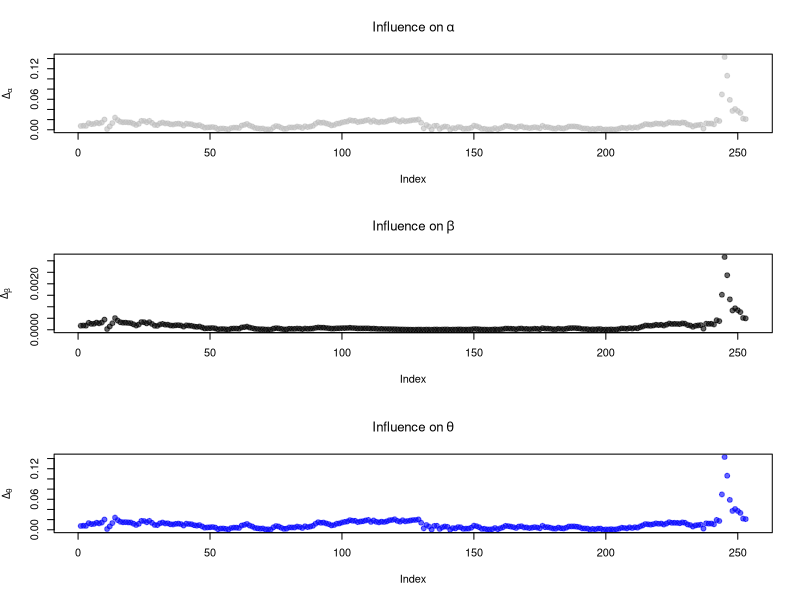

This chart was generated by the following R code:
# Load the GME dataset from the 'data' folder
gme_data <- read.csv("data/GME.csv", header=TRUE, stringsAsFactors=TRUE)

# Number of observations (trading days)
N = nrow(gme_data)

# Initialize a matrix to store influence values for alpha and beta
delta_theta = matrix(0, nrow = N, ncol = 2)

# Center Day_Num for better interpretation
gme_data$Day_Num <- gme_data$Day_Num - mean(gme_data$Day_Num)

# Define x and y for regression
x <- gme_data$Day_Num
y <- gme_data$Adj_Close

# Fit the full linear regression model
fit = lm(y ~ x, data = gme_data)

# Loop through each observation to calculate influence
for (i in 1:N) {
  # Fit the model excluding the ith observation
  fit.no.i = lm(Adj_Close ~ Day_Num, data = gme_data[-i, ])
  
  # Calculate the influence on alpha and beta: ||coeff - coeff[-i]||_1
  delta_theta[i, ] = abs(coef(fit) - coef(fit.no.i))
}

# Calculate total influence on theta: ||theta - theta[-i]||_1
delta2 = apply(delta_theta, 1, function(z) sqrt(sum(z^2)))

# Set up a 3x1 plotting layout to show all plots on one page
par(mfrow = c(3, 1))

# Scatter plot for influence on alpha
plot(delta_theta[,1], ylab = bquote(Delta[alpha]), main = bquote("Influence on" ~ alpha),
     pch = 19, col = adjustcolor("grey", 0.6))

# Scatter plot for influence on beta
plot(delta_theta[,2], ylab = bquote(Delta[beta]), main = bquote("Influence on" ~ beta),
     pch = 19, col = adjustcolor("black", 0.6))

# Scatter plot for total influence on theta
plot(delta2, ylab = bquote(Delta[theta]), main = bquote("Influence on" ~ theta),
     pch = 19, col = adjustcolor("blue", 0.6))

# Reset the plotting layout
par(mfrow = c(1, 1))

# Identify the most influential days (those above a threshold, e.g., delta2 > 0.05)
gme_data[delta2 > 0.05, ]
# The days with the largest influence on the regression are:
# Date        Day_Num  Open   High   Low    Close  Adj_Close  Volume
# 2024-05-13   117     26.34  38.20  24.77  30.45   30.45     187241700
# 2024-05-14   118     64.83  64.83  36.00  48.75   48.75     206979100
# 2024-05-15   119     40.31  42.35  31.00  39.55   39.55     131790100
# 2024-05-16   120     33.98  35.24  27.59  27.67   27.67     76177600